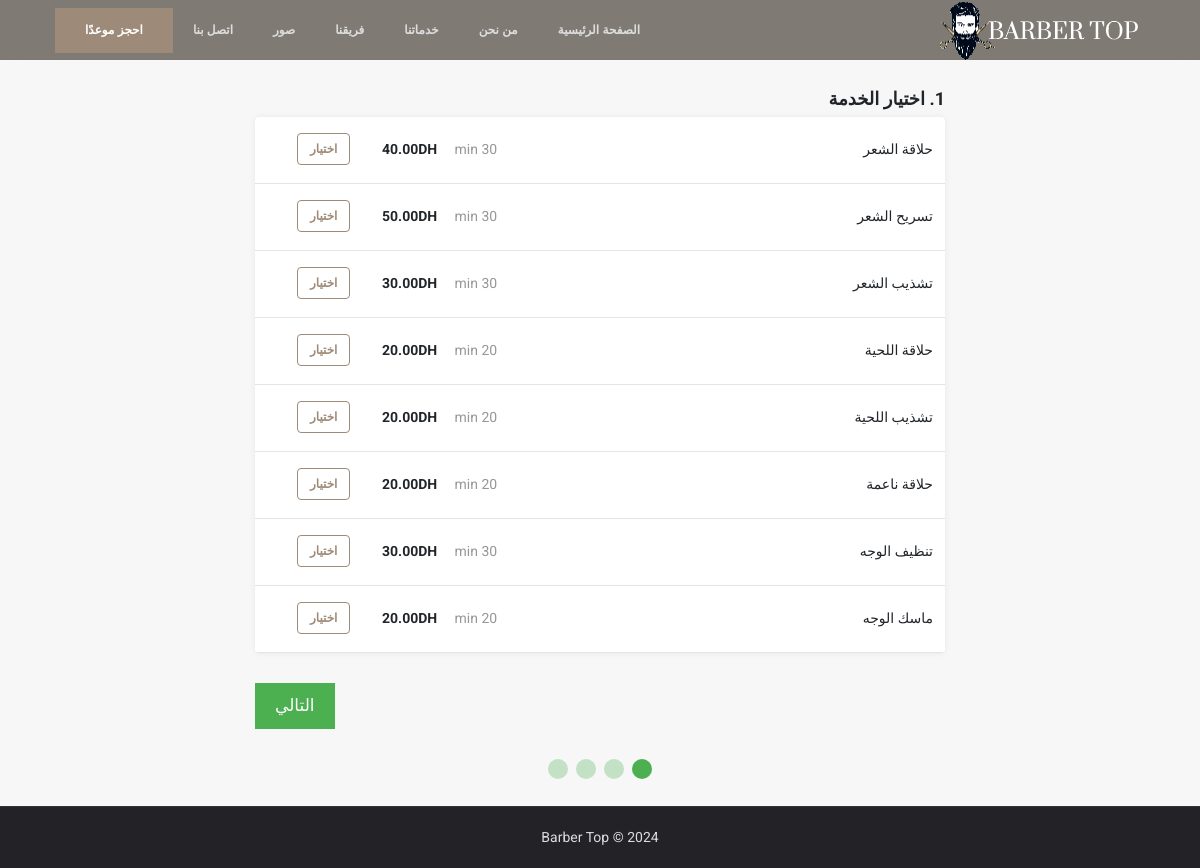
/appointment.php, run on the app's committed database.
### tables this page shows
CREATE TABLE `services` (
  `service_id` int(5) NOT NULL,
  `service_name` varchar(50) NOT NULL,
  `service_description` varchar(255) NOT NULL,
  `service_price` decimal(6,2) NOT NULL,
  `service_duration` int(5) NOT NULL,
  `category_id` int(2) NOT NULL
);

### appointment.php (the view, shortened to what this page needs)
<?php
    include "connect.php";
    include "Includes/header.php";
    include "Includes/navbar.php";
?>
<link rel="stylesheet" href="Design/css/appointment.css">
<section class="booking_section">
	<div class="container">
		<form method="post" id="appointment_form" action="appointment.php">
			<div class="select_services_div tab_reservation" id="services_tab">
				<div class="text_header" style="text-align:right;">
					<span >
						1. اختيار الخدمة
					</span>
				</div>
				<div class="items_tab">
        			<?php
        				$stmt = $con->prepare("Select * from services");
                    	$stmt->execute();
                    	$rows = $stmt->fetchAll();
                    	foreach($rows as $row)
                    	{
                        	echo "<div class='itemListElement'>";
                            	echo "<div class = 'item_details'>";
                                	echo "<div>";
                                    	echo $row['service_name'];
                                	echo "</div>";
                                	echo "<div class = 'item_select_part'>";
                                		echo "<span class = 'service_duration_field'>";
                                    		echo $row['service_duration']." min";
                                    	echo "</span>";
                                    	echo "<div class = 'service_price_field'>";
    										echo "<span style = 'font-weight: bold;'>";
                                    			echo $row['service_price']."DH";
                                    		echo "</span>";
                                    	echo "</div>";
                                    ?>
                                    	<div class="select_item_bttn">
                                    		<div class="btn-group-toggle" data-toggle="buttons">
												<label class="service_label item_label btn btn-secondary">
													<input type="checkbox"  name="selected_services[]" value="<?php echo $row['service_id'] ?>" autocomplete="off">اختيار
												</label>
											</div>
                                    	</div>
                                    <?php
                                	echo "</div>";
                            	echo "</div>";
                        	echo "</div>";
                    	}
            		?>
    			</div>
			</div>
			<div style="overflow:auto;padding: 30px 0px;">
    			<div style="">
      				<button type="button" id="nextBtn" class="next_prev_buttons" onclick="nextPrev(1)">التالي</button>
    			</div>
  			</div>
  			<div style="text-align:center;">
    			<span class="step"></span>
    			<span class="step"></span>
    			<span class="step"></span>
    			<span class="step"></span>
  			</div>
		</form>
	</div>
</section>
<?php include "Includes/footer.php"; ?>

### Design/css/main.css (style rules this page uses)
html { scroll-behavior: smooth; }
body { font-size: 16px; background-color: white; font-family: 'Roboto', sans-serif; direction: rtl; }

### Design/css/appointment.css (style rules this page uses)
body { background: #f7f7f7; }
.text_header { margin-bottom: 5px; font-size: 18px; font-weight: bold; line-height: 1.5; margin-top: 22px; text-align: right; }
.booking_section { top: 0; max-width: 720px; margin: 85px auto 20px; }
.items_tab { border-radius: 4px; background-color: white; overflow: hidden; box-shadow: 0 0 5px 0 rgba(60, 66, 87, 0.04), 0 0 10px 0 rgba(0, 0, 0, 0.04); }
.itemListElement { font-size: 14px; line-height: 1.29; border-bottom: solid 1px #e5e5e5; cursor: pointer; padding: 16px 12px 18px 12px; }
.item_details { width: auto; display: -webkit-box; display: -moz-box; display: -ms-flexbox; display: -webkit-flex; display: flex; flex-direction: row; justify-content: space-between; align-items: center; -webkit-box-orient: horizontal; -webkit-box-direction: normal; -webkit-flex-direction: row; -webkit-box-pack: justify; -webkit-justify-content: space-between; -webkit-box-align: center; -webkit-align-items: center; }
.item_label { color: #9e8a78; border-color: #9e8a78; background: white; font-size: 12px; font-weight: 700; }
.item_select_part { display: flex; -webkit-box-pack: justify; justify-content: space-between; -webkit-box-align: center; align-items: center; flex-shrink: 0; }
.select_item_bttn { width: 55px; display: flex; margin-left: 30px; -webkit-box-pack: end; justify-content: flex-end; }
.service_duration_field { text-align: right; min-width: 60px; width: auto; color: rgb(151, 151, 151); line-height: 1.29; font-size: 14px; }
.service_price_field { width: auto; display: flex; margin-left: 30px; -webkit-box-align: baseline; align-items: baseline; }
.step { height: 20px; width: 20px; margin: 0 2px; background-color: #4CAF50; border: none; border-radius: 50%; display: inline-block; opacity: 0.3; }
.step.active { opacity: 1; }
.next_prev_buttons { background-color: #4CAF50; color: #ffffff; border: none; padding: 10px 20px; font-size: 17px; cursor: pointer; }
.tab_reservation { display: none; }

### data on the page
services: service_name "حلاقة الشعر", service_price "40.00"
services: service_name "تسريح الشعر", service_price "50.00"
services: service_name "تشذيب الشعر", service_price "30.00"
services: service_name "حلاقة اللحية", service_price "20.00"
services: service_name "تشذيب اللحية", service_price "20.00"
services: service_name "حلاقة ناعمة", service_price "20.00"
services: service_name "تنظيف الوجه", service_price "30.00"
services: service_name "ماسك الوجه", service_price "20.00"
